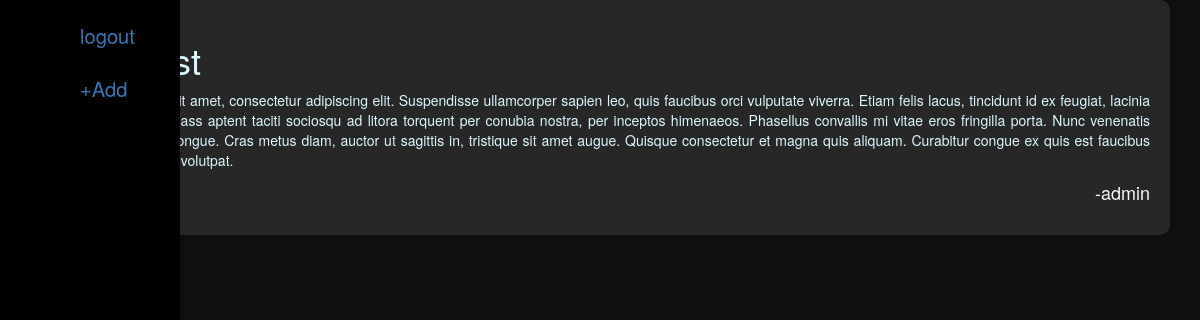
Screenshot of /articles/1/detail/ (signed in) with the database file from the repository.
### post/models.py (models this page shows, shortened)
class Post(models.Model):
    title = models.CharField(max_length=255)
    author = models.ForeignKey("auth.user", on_delete=models.CASCADE)
    body = models.TextField()
    date = models.DateField(auto_now_add=True)

### post/views.py (the view)
# urls.py: path("<int:pk>/detail/", PostDetailView.as_view(), name="detail_post"),
class PostDetailView(LoginRequiredMixin, DetailView):
    model = Post
    template_name = "detail_post.html"

### templates/detail_post.html (shortened to what this page needs)
{% extends 'base.html' %}
{% block content %}
<div class="article">
    <h1>{{post.title}}</h1>
    <p> {{ post.body }} </p>
    <span class="article-author align-right">
        <p>-{{ post.author }}</p>
    </span>
</div>
{% endblock content %}

### static/css/base.css (style rules this page uses)
body { background-color: rgb(15, 15, 15); }
p { word-wrap: break-word; }
@media only screen and (min-width: 768px) { .article { background-color: rgb(39, 39, 39); border-radius: 10px; padding: 20px; text-align: justify; color: rgb(220, 247, 255); margin: 0 30px; } }
@media only screen and (min-width: 768px) { .article-author { font-size: large; color: rgb(248, 248, 248); } }
@media only screen and (min-width: 768px) { .align-right { text-align: right; } }

### rows the page displays
Post: title "Post First", body "Lorem ipsum dolor sit amet, consectetur adipiscing elit. Suspendisse ullamcorper sapien leo, quis faucibus orci vulputate viverra. Etiam felis lacus, tincidunt id ex feugiat, lacinia condimentum dui. Class aptent taciti sociosqu ad litora torquent per conubia nostra, per inceptos himenaeos. Phasellus convallis mi vitae eros fringilla porta. Nunc venenatis tincidunt ante quis congue. Cras metus diam, auctor ut sagittis in, tristique sit amet augue. Quisque consectetur et magna quis aliquam. Curabitur congue ex quis est faucibus rutrum. Aliquam erat volutpat.", author "admin"
